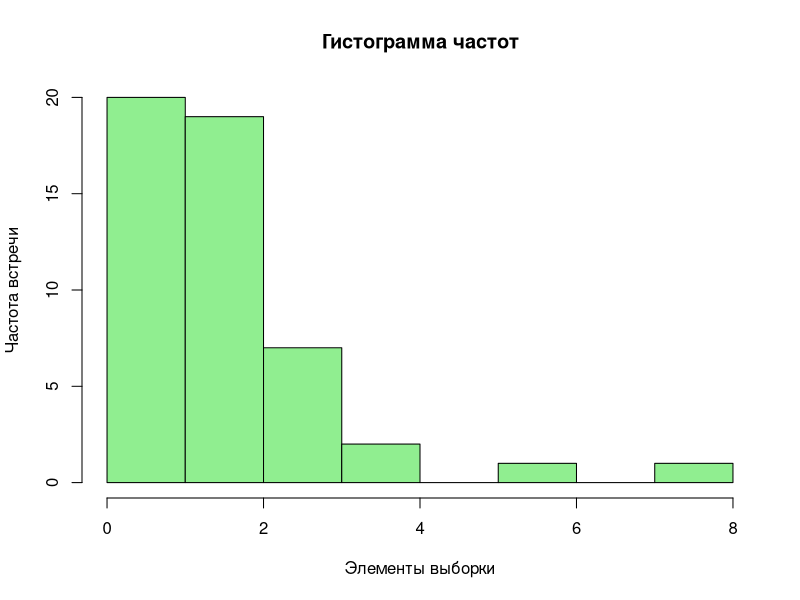
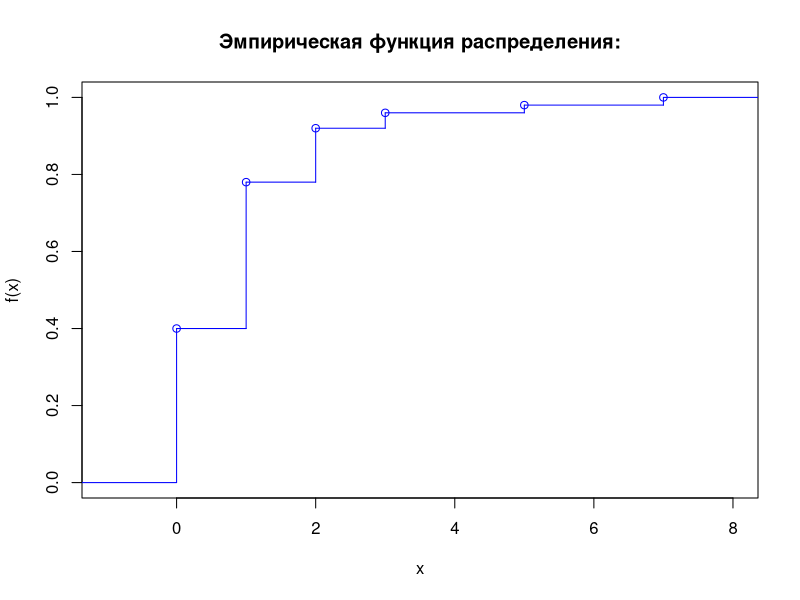

Write R code to recreate these figures, in order.
library(maxLik)

selection <- scan("input_part1.txt")
print("Исходные данные:")
print(selection)

# a
s <- c(0:8)
h <- hist(selection, col="lightgreen",
     main = "Гистограмма частот",
     xlab = "Элементы выборки",
     ylab = "Частота встречи",
     breaks = s,
     right = F)

selection.sorted <- sort(selection)
print("Вариационный ряд:")
print(selection.sorted)

f <- function(x, t)
{
  z <- x [x < t]
  length(z)/length(x)
}

xu <- unique(selection.sorted)
yu <- 0

for(i in 1:length(xu))
{
  yu[i] <- f(selection, xu[i])
  yu[length(xu) + 1] <- 1
}

z <- stepfun(xu, yu)
plot(z, col="blue", verticals = TRUE, main = "Эмпирическая функция распределения:")

#v <- seq(from <- 1/50, to <- 1, by <- 1/50)
#plot(selection.sorted, v)

# b
mean <- mean(sum(selection)/length(selection))
print("Выборочное среднее:")
print(mean)

disp <- sum(selection^2) / length(selection) - mean^2
print("Выборочная дисперсия:")
print(disp)

median <- selection.sorted[trunc(length(selection) * 1/2 + 1)]
print("Выборочная медиана:")
print(median)

asymmetry <- 1/length(selection) * ( sum((selection - mean)^3) / disp^(3/2) )
print("Выборочная ассиметрия:")
print(asymmetry)

excess <- 1/length(selection) * ( sum((selection - mean)^4) / disp^2 ) - 3
print("Выборочный эксцесс:")
print(excess)

a <- 0.00
b <- 2.41
propabitity.of.hitting <- f(selection, b) - f(selection, a)
print("Вероятность попадания в промежуток [a = 0.00, b = 2.41]:")
print(propabitity.of.hitting)

# c
LL <- function(t)
{
  sum(dpois(selection, t[1], log = TRUE))
}

ml <- maxNR(LL, start = c(1))
val <- ml$estimate
print("Смещение оценок:")
print(val)

# d
mle<-val;
a1 <- 0.05
xa1 <- qnorm(1-a1/2)
T <- array(dim = 2)
T[1] <- mle - xa1 * sqrt(mle/length(selection))
T[2] <- mle + xa1 * sqrt(mle/length(selection))
print("Асимптотический доверительный интервал уровня значимости a1 = 0.05:")
print(T)

#e
nk <- c(20, 19, 7, 2, 2)
print("nk:")
print(nk)
pk <- dpois(c(0, 1, 2, 3), 2)
print("pk:")
pk <- c(pk, (1 - sum(pk)))
print(pk)
xi2 <- as.numeric(chisq.test(nk, p = pk)[1]$statistic)
kvantil <- qchisq(1 - a1, 4)

print("xi2:")
print(xi2)
print("kvantil:")
print(kvantil)

if(xi2 > kvantil)
{
  print("Гипотезу H0 нужно отвергнуть")
}else
{
  print("Гипотезу H0 нужно принять")
}

max.value <- 1 - pchisq(xi2, 4)
print("maxValue:")
print(max.value)

#f
teta <- function(lambda)
{
  pk <- dpois(c(0, 1, 2, 3), lambda)
  pk <- c(pk, (1 - sum(pk)))
  sum(((length(selection)*pk - nk)^2)/(length(selection)*pk))
}
xm <- nlm(teta, p = mean(selection.sorted))
min.lambda <- xm$estimate
print("minLambda:")
print(min.lambda)


pk <- dpois(c(0, 1, 2, 3), min.lambda)
pk <- c(pk, (1 - sum(pk)))

print("pk:")
print(pk)

xi2 <- as.numeric(chisq.test(nk, p = pk)[1]$statistic)
kvantil <- qchisq(1 - a1, 3)

print("xi2:")
print(xi2)
print("kvantil:")
print(kvantil)

if(xi2 > kvantil)
{
  print("Гипотезу H0 нужно отвергнуть")
}else
{
  print("Гипотезу H0 нужно принять")
}

max.value <- 1 - pchisq(xi2, 3)
print("maxValue:")
print(max.value)

#csq <- function (t)
#{
#  p <- ppois(k[2:(r)], t) - ppois(k[1:r-1], t)
  #print(nu)
  #print(p)
#  f <- sum((nu-n*p)^2/(n*p))
  #print(p)
  #print(f)
#}

#xi2 <- nlm(csq, p = mean(selection))
#xia11 <- qchisq(1 - a1, r-2)

#print("xi^2:")
#print(xi2$minimum)
#print("xi alpha 11:")
#print(xia11)
#if(xi2$minimum <= xia11)
#{
#  print("Гипотезу H0 нужно принять")
#}else
#{
#  print("Гипотезу H0 нужно отвергнуть")
#}
